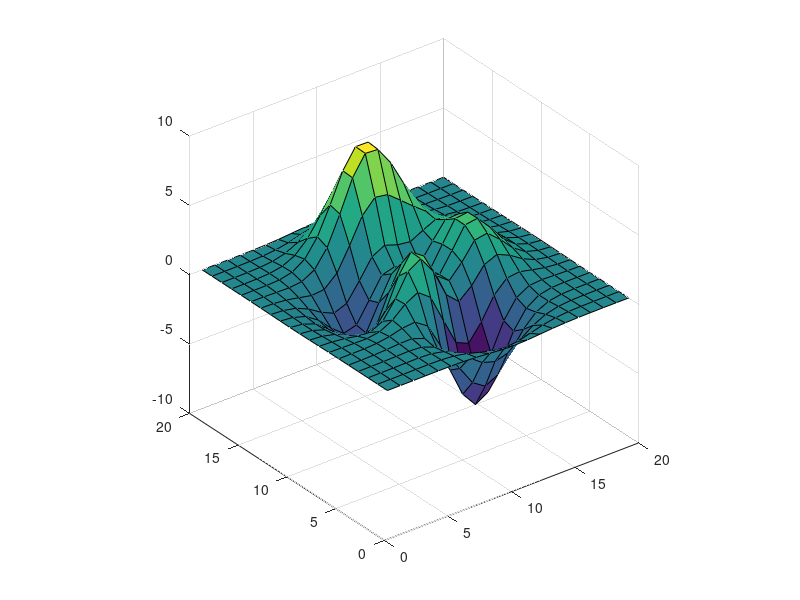

The MATLAB script that drew this image: (Note: this script raises an error after producing the figure.)
%=============================================================================
% Copyright (c) 2026-present Allan CORNET (Nelson)
%=============================================================================
% This file is part of Nelson.
%=============================================================================
% LICENCE_BLOCK_BEGIN
% SPDX-License-Identifier: LGPL-3.0-or-later
% LICENCE_BLOCK_END
%=============================================================================
% <--ADV-CLI MODE-->
%=============================================================================
close all;
f = figure('Visible', 'off');
surf(peaks(20));
ax = gca();
camva(ax, 20);
%=============================================================================
% zf > 1 zooms in: the tangent of the half view angle is divided by the factor.
camzoom(ax, 2);
asserts.isapprox(camva(ax), 2 * atand(tand(10) / 2), 1e-9);
asserts.isapprox(camva(ax), 10.076738, 1e-6);
%=============================================================================
% zf < 1 zooms out.
camzoom(ax, 0.5);
asserts.isapprox(camva(ax), 20, 1e-9);
%=============================================================================
% Wide angles show the difference with a plain division of the angle.
camva(ax, 120);
camzoom(ax, 2);
asserts.isapprox(camva(ax), 81.786789, 1e-6);
%=============================================================================
asserts.checkerror('camzoom(gca(), -1)', getString(message('Nelson:graphics:invalidZoomFactor')));
%=============================================================================
close all;
%=============================================================================
